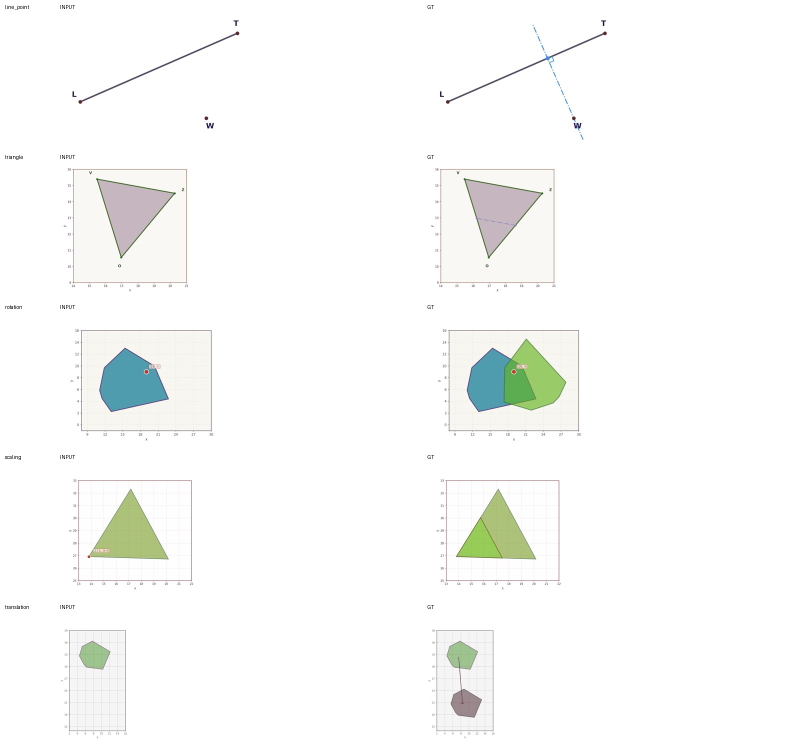
#> input picture data/curated/review_sheets/disciplinegen_math_replacements.jpg, 1600 x 1500 px (shown at 1/2 size); its folder holds only this picture in this run
$ python -i source_geometry.py   (imports and definitions only)
#> lines starting #> are read from the running program, lines starting #| are printed output that depends on the picture; after the words box and inside, x2 and y2 are one past the last pixel; in counts of white or black regions, pixels touching at a corner belong together
"""Single source of truth for asset lookup and source-pixel/letterbox geometry."""
from pathlib import Path
import re


def needs_source(case):
    source = case.get('source', {})
    if not source.get('source_image_path'):
        return False
    flags = case.get('curation', {}).get('quality_flags', [])
    authored = any('authored' in flag and 'rewrite' in flag for flag in flags)
    explicit = re.search(r'\b(supplied|provided|source image|original diagram|existing diagram)\b', case['prompt_text'], re.I)
    return bool(explicit or not authored)


def resolve_source(case, asset_dir):
    if not needs_source(case):
        return None
    expected = 'grade_' + case['source']['source_id'] + '.png'
    matches = [p for p in Path(asset_dir).glob('*.png') if p.name.casefold() == expected.casefold()]
    if len(matches) != 1:
        raise ValueError(f'{case["id"]}: expected one unambiguous source asset for {expected}; found {len(matches)}')
    return matches[0].resolve()


def canvas_box(box, source_size, canvas_size=(854, 480), viewport=None):
    sw, sh = source_size
    cw, ch = canvas_size
    if sw <= 0 or sh <= 0:
        raise ValueError('invalid source size')
    x0, y0, x1, y1 = box
    if not (0 <= x0 < x1 <= sw and 0 <= y0 < y1 <= sh):
        raise ValueError('box outside source image')
    vx0, vy0, vx1, vy1 = viewport or [0,0,1,1]
    if not 0 <= vx0 < vx1 <= 1 or not 0 <= vy0 < vy1 <= 1:
        raise ValueError('invalid source viewport')
    vw, vh = cw*(vx1-vx0), ch*(vy1-vy0)
    scale = min(vw/sw, vh/sh)
    ox, oy = cw*vx0+(vw-sw*scale)/2, ch*vy0+(vh-sh*scale)/2
    return [(ox+x0*scale)/cw, (oy+y0*scale)/ch, (ox+x1*scale)/cw, (oy+y1*scale)/ch]


def rectangle_candidates(source):
    import cv2
    image = cv2.imread(str(source))
#> image is the input picture: shape (1500, 1600, 3); mean B, G, R 249.2, 250.5, 249.7
    gray = cv2.cvtColor(image, cv2.COLOR_BGR2GRAY)
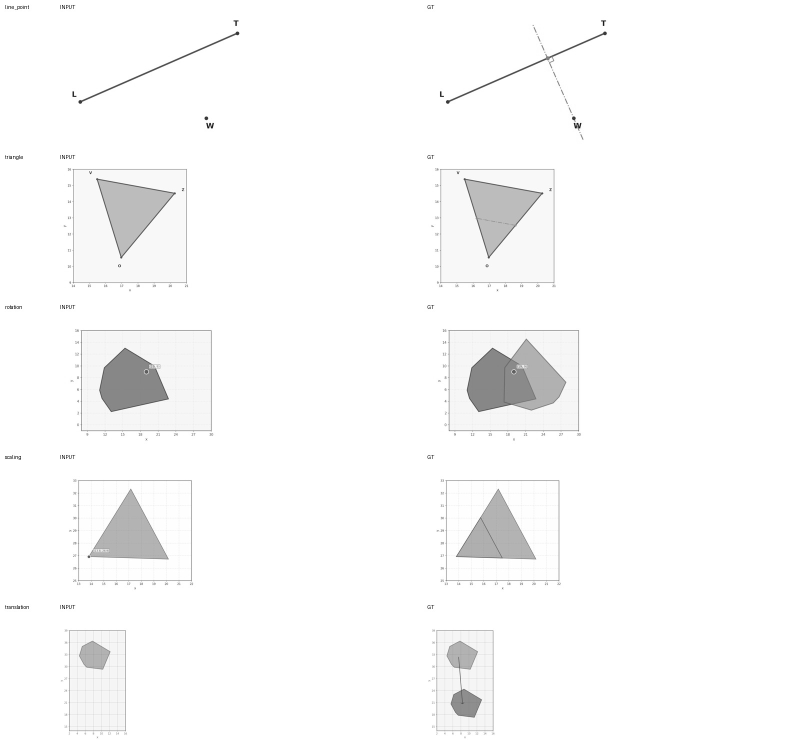
#> gray: shape (1500, 1600) (shown at 1/2 size); min 0, max 255, mean 250.1
    contours, _ = cv2.findContours((gray < 80).astype('uint8')*255, cv2.RETR_LIST, cv2.CHAIN_APPROX_SIMPLE)
#> contours = 374 contours, 366 with area under 20; largest, box (x1, y1, x2, y2) and area: (413, 246, 427, 257) 36, (1148, 246, 1162, 257) 35, (466, 64, 478, 71) 28, (1201, 64, 1213, 71) 28, (892, 201, 900, 207) 26, (157, 201, 165, 207) 26, (1144, 233, 1151, 240) 25, (409, 233, 416, 240) 24
    boxes = []
    for contour in contours:
        polygon = cv2.approxPolyDP(contour, .02*cv2.arcLength(contour, True), True)
        x, y, w, h = cv2.boundingRect(contour)
        # Arrows touching an answer box can notch an inner contour, so a
        # four-vertex approximation alone misses a real target. Verify edges.
        ink = gray < 100
        def covered_edges(padding):
            left, top = max(0,x-padding), max(0,y-padding)
            right, bottom = min(gray.shape[1],x+w+padding), min(gray.shape[0],y+h+padding)
            strips = [ink[top:min(top+3,bottom),left:right].any(axis=0),
                      ink[max(top,bottom-3):bottom,left:right].any(axis=0),
                      ink[top:bottom,left:min(left+3,right)].any(axis=1),
                      ink[top:bottom,max(left,right-3):right].any(axis=1)]
            return all(strip.size and strip.mean() >= .65 for strip in strips)
        rectangular = len(polygon)==4 or covered_edges(2)
        if rectangular and w >= 16 and h >= 12 and w*h < gray.size*.2:
            padding = 2 if len(polygon)!=4 else 0
            box = [max(0,x-padding), max(0,y-padding), min(gray.shape[1],x+w+padding), min(gray.shape[0],y+h+padding)]
            if not any(max(abs(a-b) for a,b in zip(box, old)) < 5 for old in boxes):
                boxes.append(box)
#> this loop made 374 passes
#> (x, y, w, h, left in covered_edges, top in covered_edges, right in covered_edges, bottom in covered_edges) on passes 2, 8, 12: (29, 1216, 4, 2, 27, 1214, 35, 1220), (55, 1212, 3, 6, 53, 1210, 60, 1220), (37, 1212, 3, 6, 35, 1210, 42, 1220)
#> pass 1, in rectangle_candidates, `ink = gray < 100`:
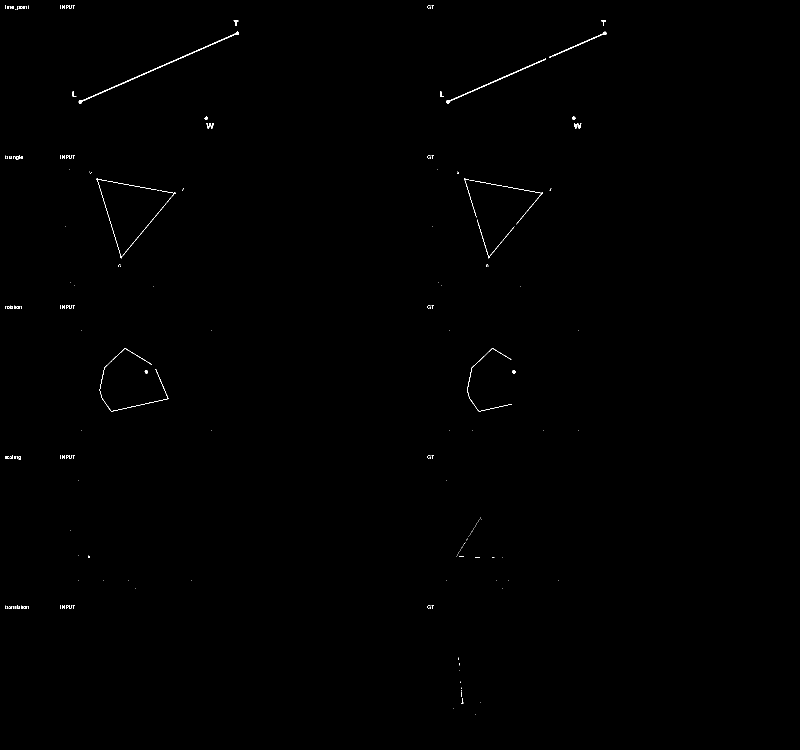
#> ink: shape (1500, 1600) bool (shown at 1/2 size); 0.21% white in thin lines or dots, all inside (x1, y1, x2, y2) = (10, 10, 1213, 1430)
#> after the loop, boxes = []
    return [{'id': i, 'source_pixel_box': box} for i, box in enumerate(sorted(boxes))]

>>> result = rectangle_candidates('../data/curated/review_sheets/disciplinegen_math_replacements.jpg')
#> result = []
